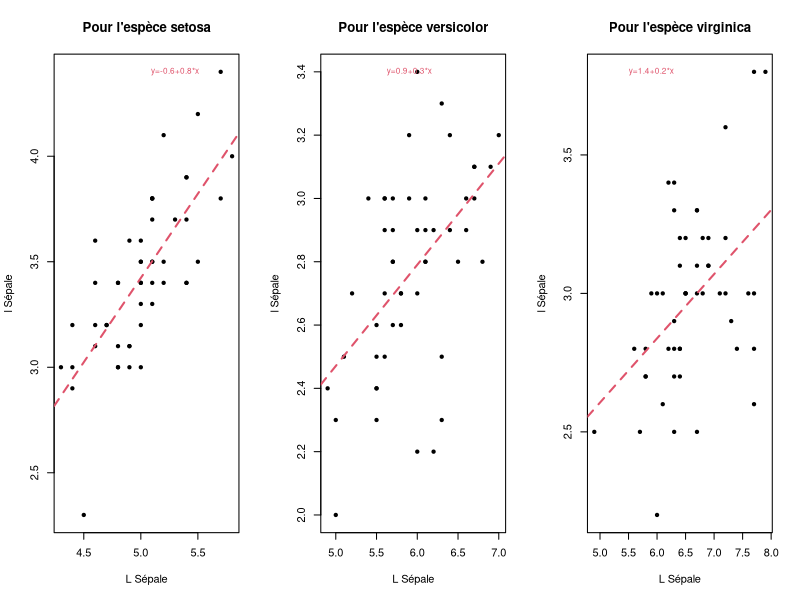

The R script that drew this image:
## ---- chunk 1
x<-runif(1,-10,10)
if(x>0){print(paste("La valeur",round(x,1),"est positive",sep=" "))}
## ---- chunk 2
x<-runif(1,-10,10)
if(x>0){
  print(paste("La valeur",round(x,1),"est positive",sep=" "))}else{
  print(paste("La valeur",round(x,1),"est négative",sep=" "))}
## ---- chunk 3
#| code-fold: true
#| code-summary: "Voir la correction"
x<-runif(1,0,10)
y<-runif(1,0,10)
if(x<y){z<-x+1}else if(x>5 & y>5){z<-x+2}else{z<-x} 
print(paste("x=",x,"y=",y,"z=",z))
## ---- chunk 4
n<-100
x<-0
for(i in 1:n){x<-x+i}
print(x)
## ---- chunk 5
n<-100
x<-0
impairs<-seq(1,n,2)
for(i in impairs){x<-x+i}
print(x)
## ---- chunk 6
#| code-fold: true
#| code-summary: "Voir la correction"
n<-10
y=z=0
for(i in 1:n){
x<-runif(1,0,1)
if(x>0.5){y<-y+1}else{z<-z+1}
}
if(y>z){print("Gagnant")}else{print("Perdant")}
## ---- chunk 7
i<-1
while (i<10){
   print(i)
   i=i+1}
## ---- chunk 8
#| code-fold: true
#| code-summary: "Voir la correction"
vecAlea<-sample(1:100,100,T)
## Q1
## AVEC la boucle
IND<-c()
for(i in 1:100){ 
  if(vecAlea[i]>50){IND<-c(IND,i)}
  }

# SANS LA BOUCLE
IND<-which(vecAlea>50)

VEC<-vecAlea[IND]

## Q2 
M<-max(vecAlea)

IND_M<-c()
for(i in 1:100){ 
  if(vecAlea[i]==M){IND_M<-c(IND_M,i)}
  }
length(IND_M)

length(which(vecAlea==M))

## Q3
x<-c()
i<-1
while(i<=100){
  if(i/5-floor(i/5)>0){x<-c(x,i)}else{x<-x}
  i<-i+1
}
## ---- chunk 9
perim<-function(r){
  return(2*pi*r)
}
perim(1)
## ---- chunk 10
perim<-function(r){
  if(r>0){return(2*pi*r)}else{return("On ne calcule le périmètre que lorsque r>0")}
}
perim(1)
perim(-1)
## ---- chunk 11
rectangle<-function(L,l){
  P=2*(L+l)
  A=L*l
  return(list(Perim=P,Aire=A))
}
rectangle(11,10)
## Que le périmètre :
rectangle(11,10)$Perim
## ---- chunk 12
#| code-fold: true
#| code-summary: "Voir la correction"
SomEnt<-function(n){
  x<-0
  for(i in 1:n) x<-x+i
  return(x)
}
## ---- chunk 13
#| code-fold: true
#| code-summary: "Voir la correction"
droite<-function(x,y){
  b<-(mean(x*y)-mean(x)*mean(y))/(mean((x-mean(x))^2))
  a<-mean(y)-b*mean(x)
  return(list(a=a,b=b))
}
## ---- chunk 14

data("iris")
## ---- chunk 15
#| code-fold: true
#| code-summary: "Voir la correction"
par(mfrow=c(1,3))
for(i in 1:3){
    esp<-levels(iris$Species)[i]
    D<-droite(iris$Sepal.Length[iris$Species==esp],iris$Sepal.Width[iris$Species==esp])
    plot(iris$Sepal.Length[iris$Species==esp],iris$Sepal.Width[iris$Species==esp],
         main=paste("Pour l'espèce",esp),xlab="L Sépale",ylab="l Sépale",pch=20)
    abline(a=D$a,b=D$b,col=2,lty=2,lwd=2)
    text(min(iris$Sepal.Length[iris$Species==esp])+1,max(iris$Sepal.Width[iris$Species==esp]),
         paste("y=",round(D$a,1),"+",round(D$b,1),"*x",sep=""),col=2,cex=0.75)
  
}



